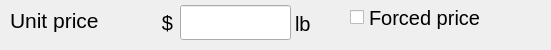
  <widget class="QWidget" name="gb2UnitPrice" native="true">
   <property name="geometry">
    <rect>
     <x>69</x>
     <y>253</y>
     <width>551</width>
     <height>50</height>
    </rect>
   </property>
   <property name="font">
    <font>
     <pointsize>15</pointsize>
    </font>
   </property>
   <widget class="QCheckBox" name="chkbox2UnitPriceForcedPrice">
    <property name="geometry">
     <rect>
      <x>350</x>
      <y>0</y>
      <width>201</width>
      <height>35</height>
     </rect>
    </property>
    <property name="font">
     <font>
      <pointsize>15</pointsize>
     </font>
    </property>
    <property name="text">
     <string>Forced price</string>
    </property>
   </widget>
   <widget class="QLabel" name="lbl2UnitPriceCurrencySymbol">
    <property name="geometry">
     <rect>
      <x>157</x>
      <y>8</y>
      <width>21</width>
      <height>29</height>
     </rect>
    </property>
    <property name="font">
     <font>
      <pointsize>15</pointsize>
     </font>
    </property>
    <property name="text">
     <string notr="true">$</string>
    </property>
    <property name="alignment">
     <set>Qt::AlignCenter</set>
    </property>
   </widget>
   <widget class="hobart::numericLineEdit" name="le2UnitPrice">
    <property name="geometry">
     <rect>
      <x>180</x>
      <y>5</y>
      <width>111</width>
      <height>35</height>
     </rect>
    </property>
    <property name="font">
     <font>
      <pointsize>19</pointsize>
     </font>
    </property>
   </widget>
   <widget class="QLabel" name="lbl2UnitPriceUnitSymbol">
    <property name="geometry">
     <rect>
      <x>295</x>
      <y>9</y>
      <width>31</width>
      <height>29</height>
     </rect>
    </property>
    <property name="font">
     <font>
      <pointsize>15</pointsize>
     </font>
    </property>
    <property name="text">
     <string notr="true">lb</string>
    </property>
    <property name="alignment">
     <set>Qt::AlignLeading|Qt::AlignLeft|Qt::AlignVCenter</set>
    </property>
   </widget>
   <widget class="QLabel" name="label_8">
    <property name="geometry">
     <rect>
      <x>10</x>
      <y>5</y>
      <width>121</width>
      <height>31</height>
     </rect>
    </property>
    <property name="font">
     <font>
      <pointsize>16</pointsize>
     </font>
    </property>
    <property name="text">
     <string>Unit price</string>
    </property>
   </widget>
  </widget>
